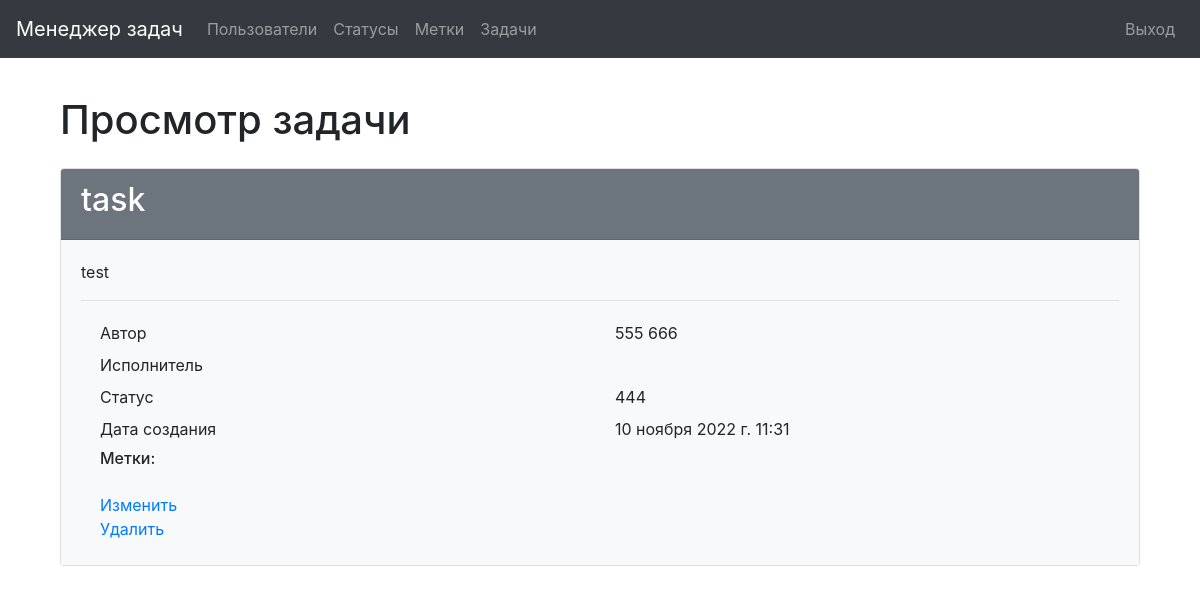
The page /tasks/3/ (signed in) on the database as committed earlier.
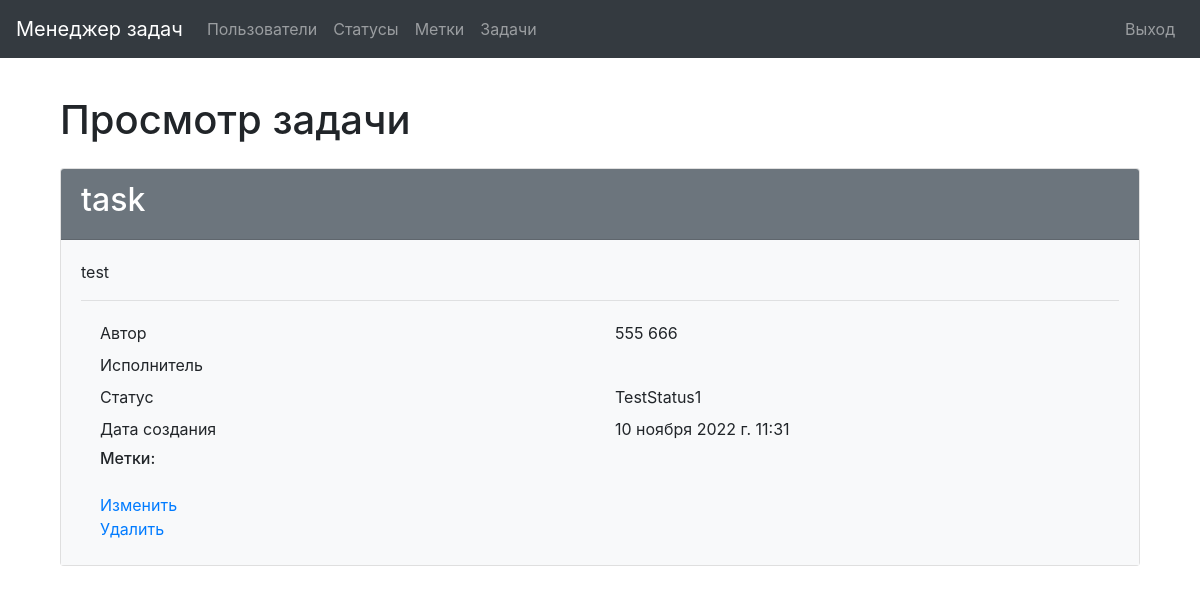
The same page on the database as committed later.
### task_manager/tasks/models.py (models this page shows)
class Task(models.Model):
    author = models.ForeignKey(User, on_delete=models.PROTECT,
                               related_name='author')
    name = models.CharField(max_length=150, unique=True)
    description = models.TextField(max_length=500, blank=True, null=True)
    status = models.ForeignKey(Status, on_delete=models.PROTECT)
    executor = models.ForeignKey(
        User, on_delete=models.PROTECT,
        blank=True,
        null=True,
        related_name="tasks")
    labels = models.ManyToManyField(Label, through="LabelAndTask", blank=True)
    date_created = models.DateTimeField(auto_now_add=True)

### task_manager/statuses/models.py (models this page shows, shortened)
class Status(models.Model):
    name = models.CharField(max_length=255, verbose_name='DefaultName')
    date_created = models.DateTimeField(auto_now_add=True)

### task_manager/tasks/views.py (the view)
# urls.py: path('<int:pk>/', views.DetailTask.as_view(), name='detail_task'),
class DetailTask(CustomLoginRequired, DetailView):
    model = Task
    template_name = 'tasks/detail_task.html'

### task_manager/mixins.py (called while the page is built)
    def dispatch(self, request, *args, **kwargs):
        if not request.user.is_authenticated:
            messages.error(request, _("""Вы не авторизованы!
                                      Пожалуйста, выполните вход."""))
            return redirect('/login/')
        return super().dispatch(request, *args, **kwargs)

### task_manager/templates/tasks/detail_task.html (shortened to what this page needs)
{% extends 'base_auth.html' %}
{% load i18n %}
{% block content %}
<div class="container wrapper flex-grow-1">
    <h1 class="my-4">{% translate "Просмотр задачи" %}</h1>
    <div class="card">
        <div class="card-header bg-secondary text-white">
            <h2>{{ task.name }}</h2>
        </div>
        <div class="card-body bg-light">
            <p>{{ task.description }}</p>
            <hr>
            <div class="container">
                <div class="row p-1">
                    <div class="col">{% translate "Автор" %}</div>
                    <div class="col">{{ task.author.first_name}} {{ task.author.last_name }}</div>
                </div>
                <div class="row p-1">
                    <div class="col">{% translate "Исполнитель" %}</div>
                    <div class="col">{{ task.executor.first_name }} {{ task.executor.last_name }}</div>
                </div>
                <div class="row p-1">
                    <div class="col">{% translate "Статус" %}</div>
                    <div class="col">{{ task.status.name}}</div>
                </div>
                <div class="row p-1">
                    <div class="col">{% translate "Дата создания" %}</div>
                    <div class="col">{{ task.date_created }}</div>
                </div>
                <div class="row p-1">
                    <div class="col">
                        <h6>{% translate "Метки" %}:</h6>
                    </div>
                </div>
                <div class="row p-1">
                    <div class="col">
                        <a href="{% url 'update_task' task.id %}">{% translate "Изменить" %}</a>
                        <br>
                        <a href="{% url 'delete_task' task.id %}">{% translate "Удалить" %}</a>
                    </div>
                </div>
            </div>
        </div>
    </div>
</div>
{% endblock %}

Rows that differ between the two databases and show on the page:
changed Task "task": status.name "444" → "TestStatus1"
